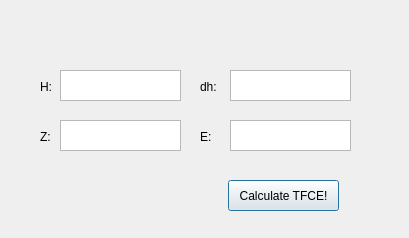
<?xml version="1.0" encoding="UTF-8"?>
<ui version="4.0">
 <class>Dialog</class>
 <widget class="QDialog" name="Dialog">
  <property name="geometry">
   <rect>
    <x>0</x>
    <y>0</y>
    <width>409</width>
    <height>238</height>
   </rect>
  </property>
  <property name="windowTitle">
   <string>Dialog</string>
  </property>
  <widget class="QLabel" name="dh_label">
   <property name="geometry">
    <rect>
     <x>200</x>
     <y>80</y>
     <width>59</width>
     <height>14</height>
    </rect>
   </property>
   <property name="text">
    <string>dh:</string>
   </property>
  </widget>
  <widget class="QLabel" name="h_label">
   <property name="geometry">
    <rect>
     <x>40</x>
     <y>80</y>
     <width>59</width>
     <height>14</height>
    </rect>
   </property>
   <property name="text">
    <string>H:</string>
   </property>
  </widget>
  <widget class="QLabel" name="z_label">
   <property name="geometry">
    <rect>
     <x>40</x>
     <y>130</y>
     <width>59</width>
     <height>14</height>
    </rect>
   </property>
   <property name="text">
    <string>Z:</string>
   </property>
  </widget>
  <widget class="QLabel" name="e_label">
   <property name="geometry">
    <rect>
     <x>200</x>
     <y>130</y>
     <width>59</width>
     <height>14</height>
    </rect>
   </property>
   <property name="text">
    <string>E:</string>
   </property>
  </widget>
  <widget class="QPushButton" name="tfce_calculate_button">
   <property name="geometry">
    <rect>
     <x>228</x>
     <y>180</y>
     <width>111</width>
     <height>31</height>
    </rect>
   </property>
   <property name="text">
    <string>Calculate TFCE!</string>
   </property>
  </widget>
  <widget class="QPlainTextEdit" name="h_textbox">
   <property name="geometry">
    <rect>
     <x>60</x>
     <y>70</y>
     <width>121</width>
     <height>31</height>
    </rect>
   </property>
  </widget>
  <widget class="QPlainTextEdit" name="z_textbox">
   <property name="geometry">
    <rect>
     <x>60</x>
     <y>120</y>
     <width>121</width>
     <height>31</height>
    </rect>
   </property>
  </widget>
  <widget class="QPlainTextEdit" name="e_textbox">
   <property name="geometry">
    <rect>
     <x>230</x>
     <y>120</y>
     <width>121</width>
     <height>31</height>
    </rect>
   </property>
  </widget>
  <widget class="QPlainTextEdit" name="dh_textbox">
   <property name="geometry">
    <rect>
     <x>230</x>
     <y>70</y>
     <width>121</width>
     <height>31</height>
    </rect>
   </property>
  </widget>
 </widget>
 <resources/>
 <connections/>
</ui>
